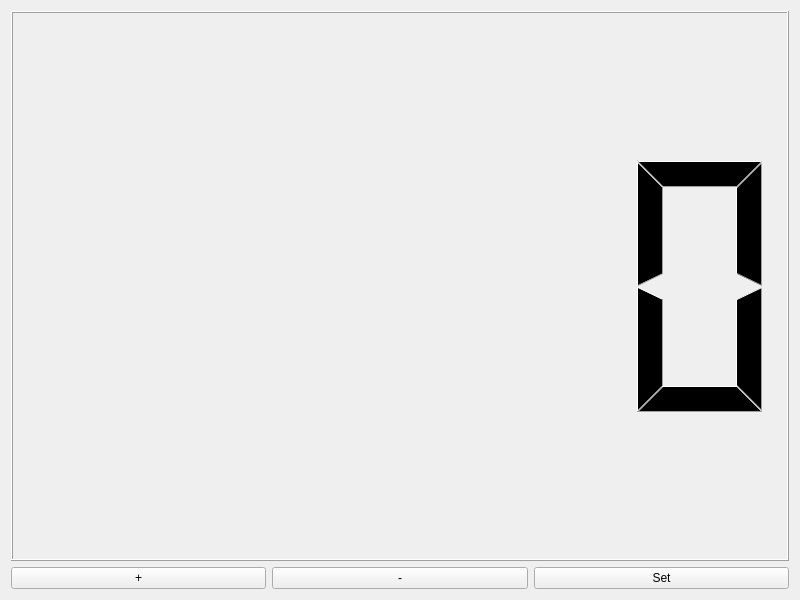
<?xml version="1.0" encoding="UTF-8"?>
<ui version="4.0">
 <class>Widget</class>
 <widget class="QWidget" name="Widget">
  <property name="geometry">
   <rect>
    <x>0</x>
    <y>0</y>
    <width>800</width>
    <height>600</height>
   </rect>
  </property>
  <property name="windowTitle">
   <string>Widget</string>
  </property>
  <layout class="QHBoxLayout" name="horizontalLayout_2">
   <item>
    <layout class="QGridLayout" name="gridLayout">
     <item row="0" column="0">
      <widget class="QLCDNumber" name="lcdNumber"/>
     </item>
     <item row="1" column="0">
      <layout class="QHBoxLayout" name="horizontalLayout">
       <item>
        <widget class="QPushButton" name="button">
         <property name="text">
          <string>+</string>
         </property>
        </widget>
       </item>
       <item>
        <widget class="QPushButton" name="button_2">
         <property name="text">
          <string>-</string>
         </property>
        </widget>
       </item>
       <item>
        <widget class="QPushButton" name="set">
         <property name="text">
          <string>Set</string>
         </property>
        </widget>
       </item>
      </layout>
     </item>
    </layout>
   </item>
  </layout>
 </widget>
 <resources/>
 <connections/>
</ui>
